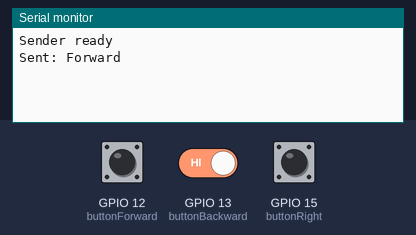
The sketch below on a simulated ESP32. Parts: the last lines printed to the serial monitor. The inputs (shaded band) are chosen by the test bench; at power-on: GPIO 12 (buttonForward) HIGH, GPIO 13 (buttonBackward) HIGH, GPIO 15 (buttonRight) HIGH.

Above: at 1.2 s.
1.3 s: GPIO 12 (buttonForward) pulled LOW for 0.15 s
At 1.43 s:
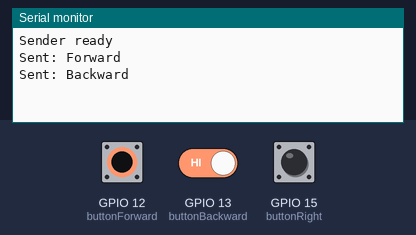
2.9 s: GPIO 12 (buttonForward) driven LOW and GPIO 13 (buttonBackward) driven LOW
At 4.4 s:
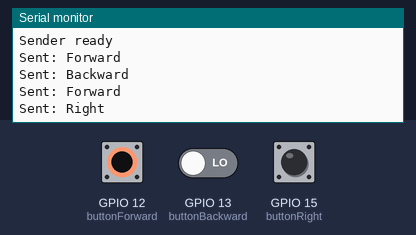

Measured:
- after the input at 1.3 s, the serial monitor: prints a new line at once (image 1)
- after the input at 2.9 s, the serial monitor: prints a new line at once (image 2)

The sketch:

Gautam_controller_boat.ino
```cpp
#include <WiFi.h>
#include <esp_now.h>

// Define GPIO pins for buttons
const int buttonForward = 12;
const int buttonBackward = 13;
const int buttonRight = 15;
const int buttonLeft = 2;

// Receiver MAC address
uint8_t receiverMAC[] = {0x44, 0x1D, 0x64, 0xF2, 0xF6, 0x30};

// Last sent command to avoid repeating same command
String lastCommand = "";

void setup() {
  Serial.begin(115200);
  WiFi.mode(WIFI_STA);  // Required for ESP-NOW

  if (esp_now_init() != ESP_OK) {
    Serial.println("Error initializing ESP-NOW");
    return;
  }

  // Register peer
  esp_now_peer_info_t peerInfo = {};
  memcpy(peerInfo.peer_addr, receiverMAC, 6);
  peerInfo.channel = 0;
  peerInfo.encrypt = false;

  if (esp_now_add_peer(&peerInfo) != ESP_OK) {
    Serial.println("Failed to add peer");
    return;
  }

  // Initialize buttons with internal pull-ups
  pinMode(buttonForward, INPUT_PULLUP);
  pinMode(buttonBackward, INPUT_PULLUP);
  pinMode(buttonRight, INPUT_PULLUP);
  pinMode(buttonLeft, INPUT_PULLUP);

  Serial.println("Sender ready");
}

void loop() {
  String command = "";

  if (digitalRead(buttonForward) == HIGH) {
    command = "Forward";
  } else if (digitalRead(buttonBackward) == HIGH) {
    command = "Backward";
  } else if (digitalRead(buttonRight) == HIGH) {
    command = "Right";
  } else if (digitalRead(buttonLeft) == HIGH) {
    command = "Left";
  } else {
    command = "Stop";
  }

  // Only send if the command has changed
  if (command != lastCommand) {
    esp_now_send(receiverMAC, (uint8_t *)command.c_str(), command.length());
    Serial.print("Sent: ");
    Serial.println(command);
    lastCommand = command;
  }

  delay(50);  // Small delay for stability
}


/*#include <WiFi.h>
#include <esp_now.h>

// Define GPIO pins for buttons
const int buttonForward = 12;
const int buttonBackward = 13;
const int buttonRight = 15;
const int buttonLeft = 2;

// Replace this with the actual MAC address of the receiver ESP32
uint8_t receiverMAC[] = {0x44, 0x1D, 0x64, 0xF2, 0xF6, 0x30};

// Function to send messages
void sendCommand(const char* command) {
  esp_now_send(receiverMAC, (uint8_t *)command, strlen(command));
  Serial.print("Sent: ");
  Serial.println(command);
  delay(300);  // Debounce delay
}

void setup() {
  Serial.begin(115200);
  WiFi.mode(WIFI_STA);  // Set WiFi to Station mode (required for ESP-NOW)

  // Init ESP-NOW
  if (esp_now_init() != ESP_OK) {
    Serial.println("Error initializing ESP-NOW");
    return;
  }

  // Register peer
  esp_now_peer_info_t peerInfo = {};
  memcpy(peerInfo.peer_addr, receiverMAC, 6);
  peerInfo.channel = 0;
  peerInfo.encrypt = false;

  if (esp_now_add_peer(&peerInfo) != ESP_OK) {
    Serial.println("Failed to add peer");
    return;
  }

  // Initialize buttons with internal pull-up
  pinMode(buttonForward, INPUT_PULLUP);
  pinMode(buttonBackward, INPUT_PULLUP);
  pinMode(buttonRight, INPUT_PULLUP);
  pinMode(buttonLeft, INPUT_PULLUP);

  Serial.println("ESP32 Button Sender Ready");
}

void loop() {
  if (digitalRead(buttonForward) == HIGH) {
    sendCommand("Forward");
  } else if (digitalRead(buttonBackward) == HIGH) {
    sendCommand("Backward");
  } else if (digitalRead(buttonRight) == HIGH) {
    sendCommand("Right");
  } else if (digitalRead(buttonLeft) == HIGH) {
    sendCommand("Left");
  }
}
*/
```
